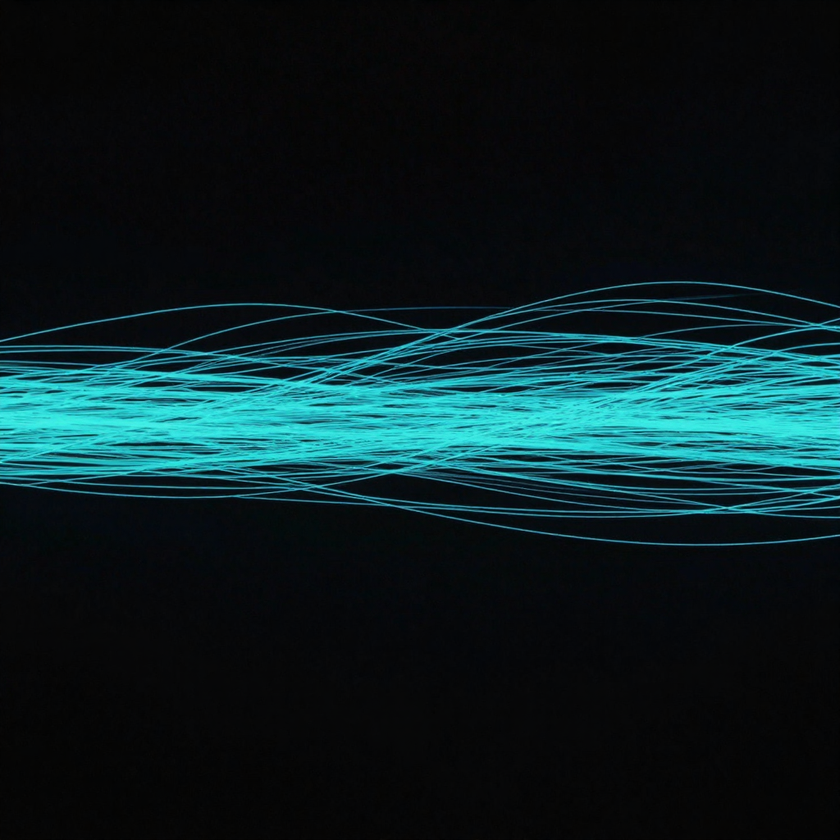
#> input picture _backup_assets/misc/filament_silk_black.png, 840 x 840 px, shrunk from 1024 x 1024 before the run
$ python -i process_neural_assets.py   (imports and definitions only)
#> lines starting #> are read from the running program, lines starting #| are printed output that depends on the picture
import os
import sys
import json
import glob
from PIL import Image, ImageChops

def black_to_alpha(img_path):
    """Converts a black background image to a transparent one with purity filter."""
    try:
        img = Image.open(img_path).convert("RGBA")

        # Split into R, G, B, A
        r, g, b, a = img.split()
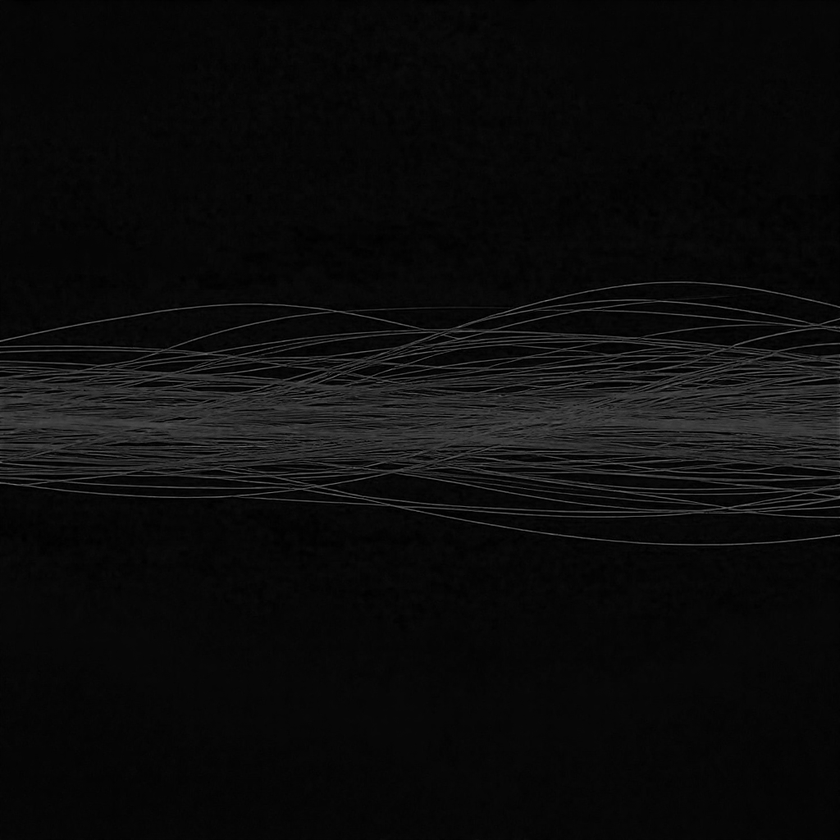
#> r: PIL image 840x840 L; min 0, max 115, mean 11.5
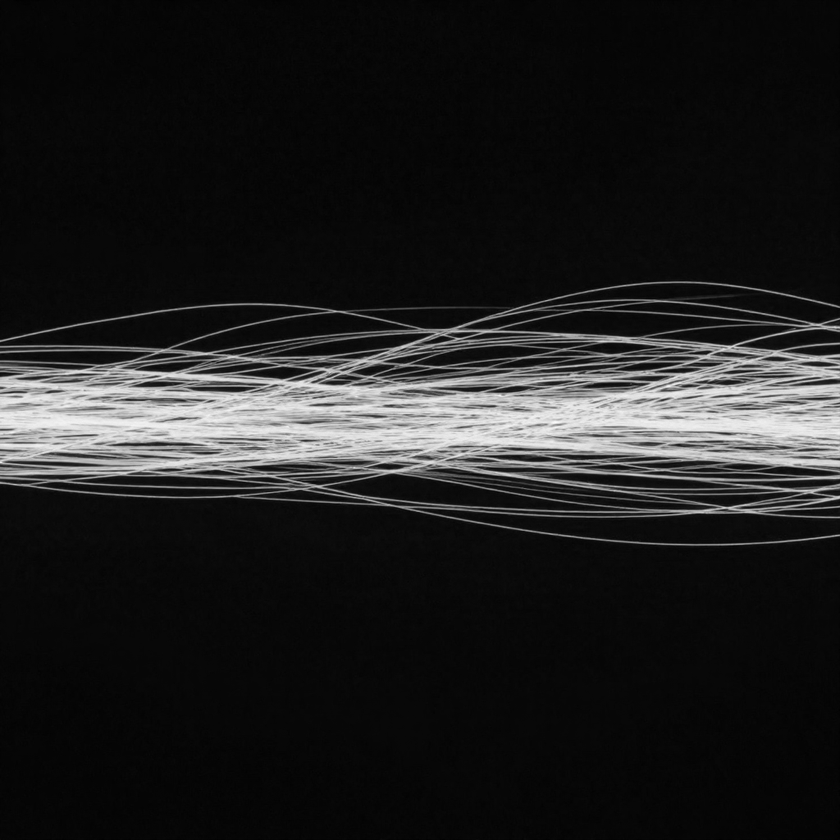
#> g: PIL image 840x840 L; min 1, max 253, mean 32
#> a: PIL image 840x840 L; every value is 255

        # Calculate luminosity to use as the new alpha channel
        # Formula: L = 0.299R + 0.587G + 0.114B
        l = Image.merge("RGB", (r, g, b)).convert("L")
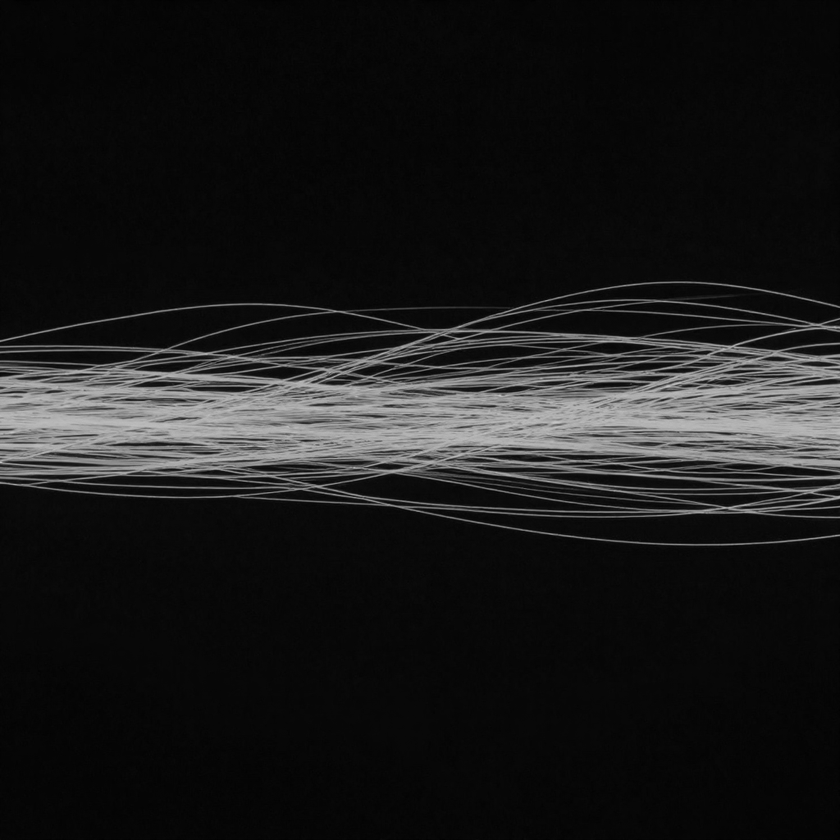
#> l: PIL image 840x840 L; min 1, max 200, mean 26.2

        # Apply purity filter: power curve + hard threshold
        # This kills floor noise (grey boxes in light mode)
        def purity_filter(p):
            # Hard threshold: anything below 10 is pure black (alpha=0)
            if p < 10:
                return 0
            # Power curve for smooth glow: A = L^1.8 (amplifies mid-tones)
            normalized = p / 255.0
            alpha_val = int((normalized ** 1.8) * 255)
            return min(255, alpha_val)

        alpha = l.point(purity_filter)
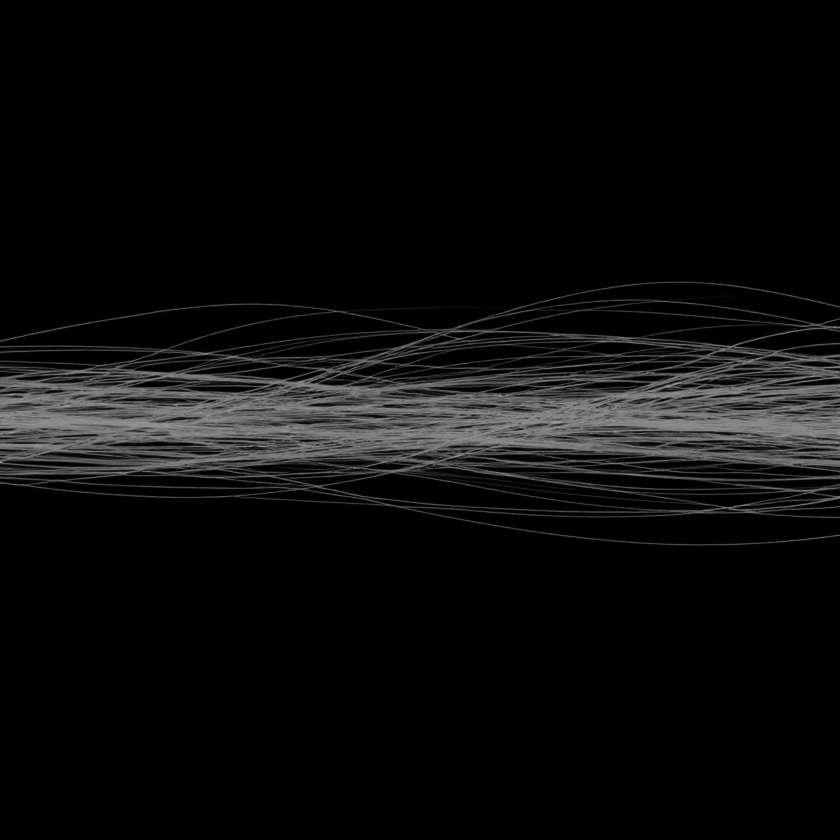
#> alpha: PIL image 840x840 L; min 0, max 164, mean 11.8

        # Merge back with the new alpha
        new_img = Image.merge("RGBA", (r, g, b, alpha))
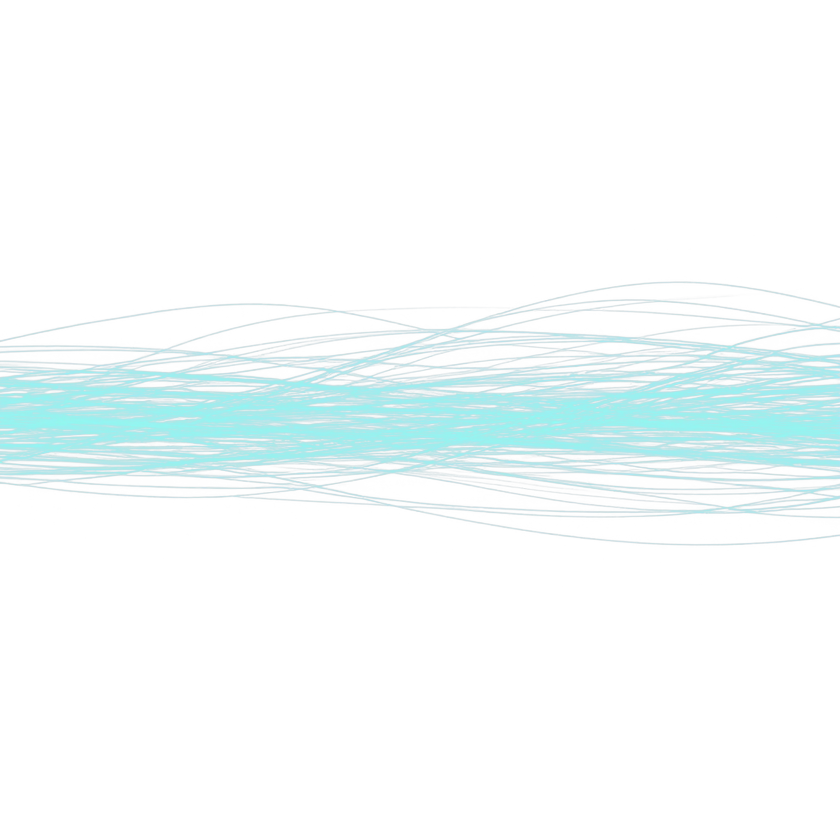
#> new_img: PIL image 840x840 RGBA; mean R, G, B, A 11.5, 32, 35, 11.8; transparent parts drawn white

        out_path = img_path.replace("_black.png", "_alpha.png")
        new_img.save(out_path, "PNG")
        print(f"Processed: {os.path.basename(img_path)} -> {os.path.basename(out_path)}")
        return True
    except Exception as e:
        print(f"Error processing {img_path}: {e}")
        return False

# [13 lines not run here, left out]

>>> result = black_to_alpha('../_backup_assets/misc/filament_silk_black.png')
